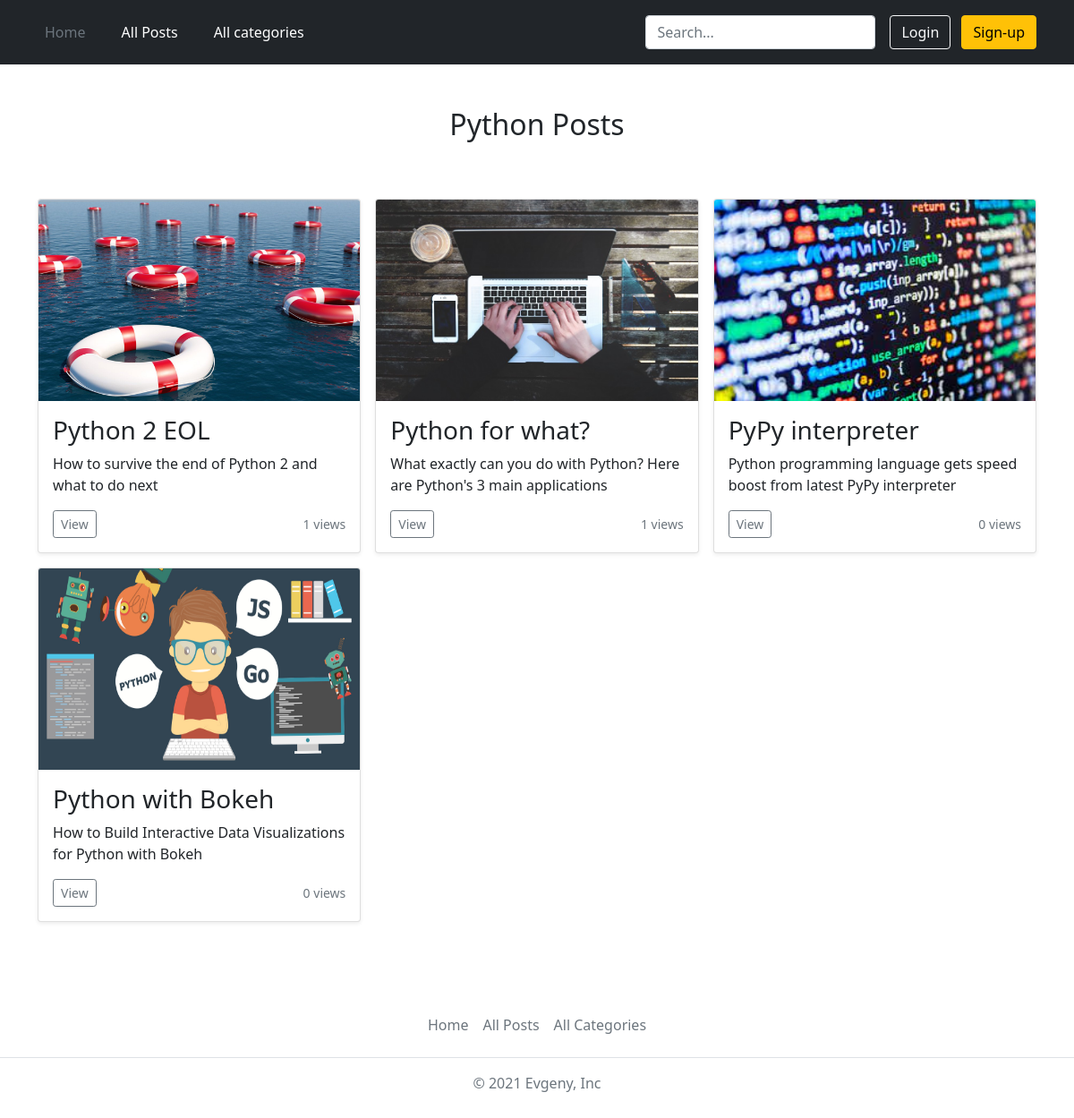
Page /categories/python on the earlier database version.
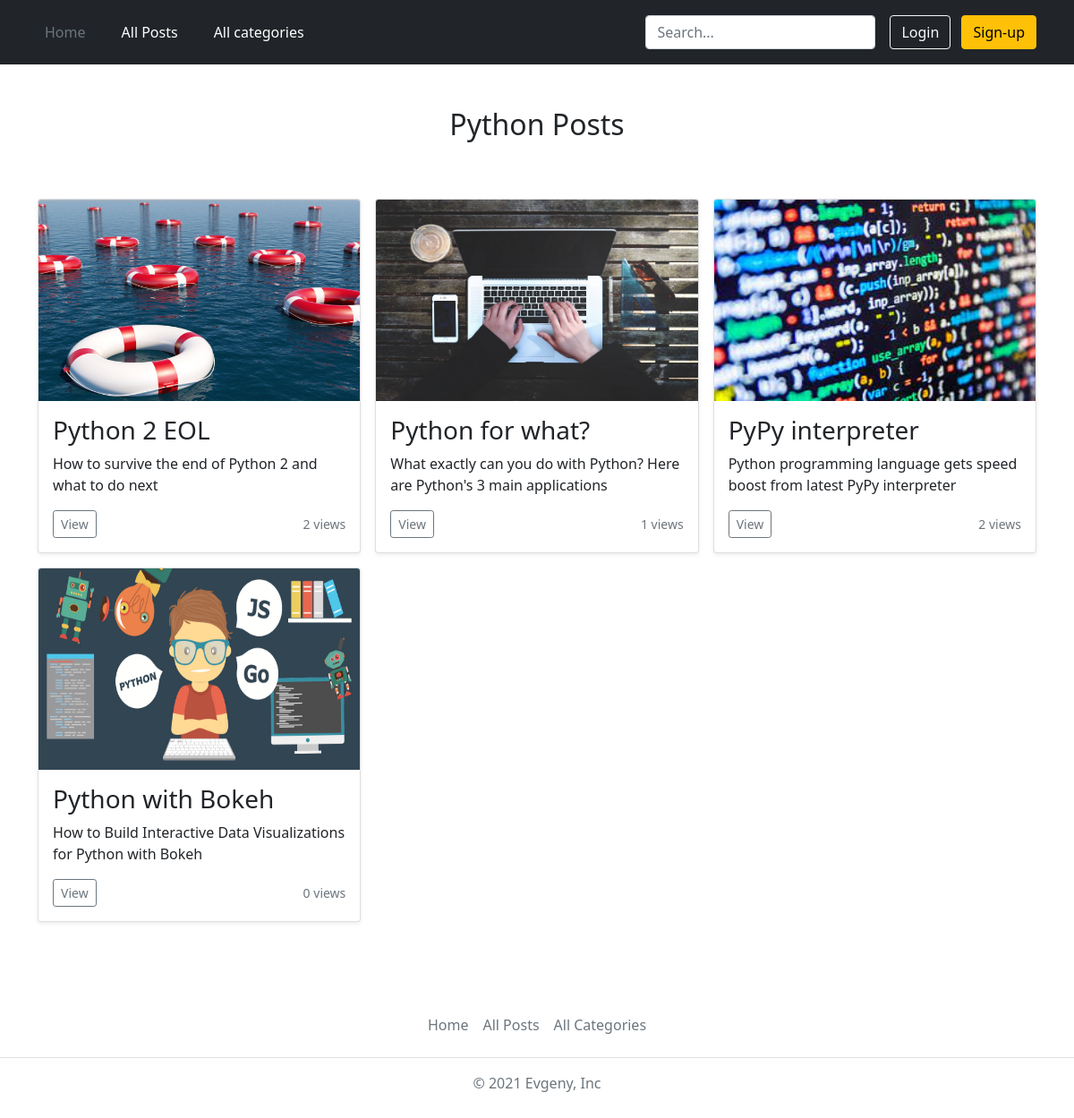
Same page on the later database version.
### blog/models.py (models this page shows, shortened)
class Post(models.Model):
    title = models.CharField(max_length=20)
    views = models.IntegerField(default=0)
    excerpt = models.CharField(max_length=100)
    image = models.ImageField(upload_to='posts', null=True)
    date_time = models.DateTimeField(auto_now_add=True, null=True)
    slug = models.SlugField(unique=True)
    content = models.TextField(validators=[MinLengthValidator(10)])
    author = models.ForeignKey(Author, on_delete=models.SET_NULL, null=True, related_name="posts")
    tags = models.ManyToManyField(Tag)

### blog/views.py (the view)
# urls.py: path('categories/<slug:slug>', views.CategoryView.as_view(), name='category-page'),
class CategoryView(View):
    def get(self, request, slug):
        posts = Post.objects.filter(tags__slug=slug)
        tag = Tag.objects.get(slug=slug)
        context = {
            'posts': posts,
            'tag': tag
        }
        return render(request, 'blog/category.html', context)

### blog/templates/blog/category.html
{% extends 'base.html' %}
{% load static %}
{% block css_files %}
    <link rel="stylesheet" href="{% static 'blog/category.css' %}">
{% endblock %}
{% block content%}
<div class="album py-5">
    <div class="container foo">
        <h2 class="category-title">{{ tag.caption }} Posts</h2>
        {% if posts %}
                <div class="row row-cols-1 row-cols-sm-2 row-cols-md-3 g-3">
                {% for post in posts %}
                    {% include 'blog/includes/post.html' %}
                {% endfor %}
                </div>
        {% else %}
            <p>There are no posts with this tag, but this is only for now.</p>
        {% endif %}
    </div>
</div>
{% endblock %}

### blog/templates/blog/includes/post.html
{% load static %}
{% block css_files%}
    <link href="https://getbootstrap.com/docs/5.1/dist/css/bootstrap.min.css" rel="stylesheet">
{% endblock %}
 <div class="col">
  <div class="card shadow-sm">
      <img src="{{ post.image.url }}" class="bd-placeholder-img card-img-top" width="100%" height="225">
    <div class="card-body">
      <h3 class="card-text">{{ post.title }}</h3>
      <p class="card-text">{{ post.excerpt }}</p>
      <div class="d-flex justify-content-between align-items-center">
        <div class="btn-group">
            <a href="{% url 'post-detail-page' post.slug %}">
                <button type="button" class="btn btn-sm btn-outline-secondary">View</button>
            </a>
        </div>
        <small class="text-muted">{{ post.views }} views</small>
      </div>
    </div>
  </div>
 </div>

Differences in the rows shown:
changed Post "Python 2 EOL": views "1" → "2"
changed Post "PyPy interpreter": views "0" → "2"
